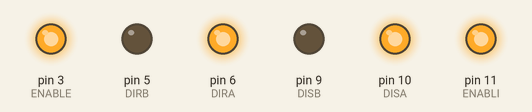
Recording of a sketch running on a simulated Arduino Uno, built with avr-gcc and run on an emulated ATmega328P. Parts: output pins drawn as LEDs (lit = HIGH).

Above: at 1.5 s.
At 4.5 s:
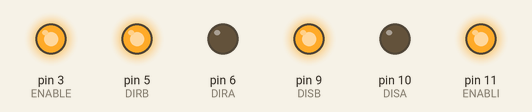
Timing chart, 0 to 6.9 s (numbered marks = the images above):
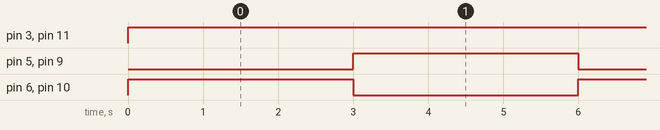

The sketch:

practica_10.3.ino
```cpp
#define ENABLE 3
#define DIRA 6
#define DIRB 5
#define ENABLI 11
#define DISA 10
#define DISB 9

void setup() {
  pinMode(ENABLE,OUTPUT);
  pinMode(DIRA,OUTPUT);
  pinMode(DIRB,OUTPUT);
  pinMode(ENABLI,OUTPUT);
  pinMode(DISA,OUTPUT);
  pinMode(DISB,OUTPUT);
  }

void loop() {
  digitalWrite(ENABLE, HIGH);
  digitalWrite(DIRA,HIGH);
  digitalWrite(DIRB,LOW);
  digitalWrite(ENABLI, HIGH);
  digitalWrite(DISA,HIGH);
  digitalWrite(DISB,LOW);
  delay(3000);
  digitalWrite(ENABLE, HIGH);
  digitalWrite(DIRA,LOW);
  digitalWrite(DIRB,HIGH);
  digitalWrite(ENABLI, HIGH);
  digitalWrite(DISA,LOW);
  digitalWrite(DISB,HIGH);
  delay(3000);
  }
```

Measured:
- by itself, pin 3 (ENABLE), pin 11 (ENABLI): LOW → HIGH at 0.00 s
- by itself, pin 5 (DIRB), pin 6 (DIRA), pin 9 (DISB), pin 10 (DISA): alternates HIGH for 3.0 s and LOW for 3.0 s
